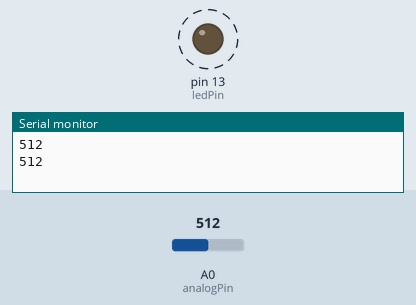
Recording of a sketch running on a simulated Arduino Uno, built with avr-gcc and run on an emulated ATmega328P. Parts: output pins drawn as LEDs (lit = HIGH), the last lines printed to the serial monitor. Dashed ring = blinking. The test bench sets the inputs (shaded band); at power-on: A0 (analogPin) = 512.

Above: at 1.7 s.
1.8 s: A0 (analogPin) set to 107
5.3 s: A0 (analogPin) set to 93
At 5.9 s:
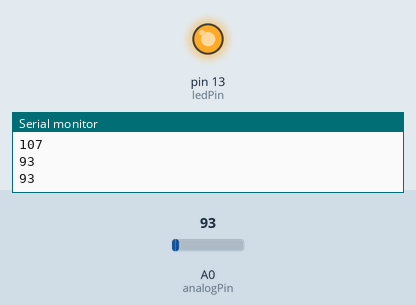
6.9 s: A0 (analogPin) set to 110
At 7.95 s:
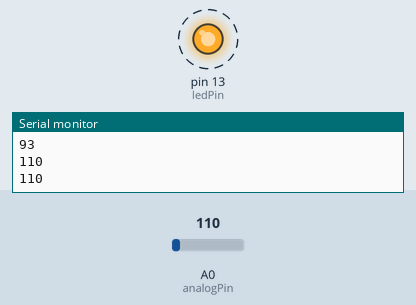
10.8 s: A0 (analogPin) set to 90
At 11.2 s:
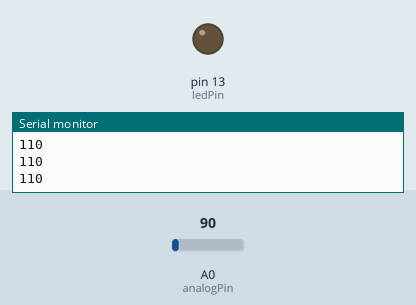
Timing chart, 0 to 13.3 s (numbered marks = the images above; inputs shaded):
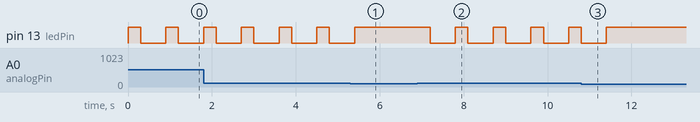

Measured:
- the behaviour switches between 101 and 100 on A0 (analogPin) (found by bisection; images 0 and 1)
- after the input at 5.3 s, pin 13 (ledPin): goes on until 5.4 s, then stays HIGH
- after the input at 6.9 s, pin 13 (ledPin): alternates HIGH for 0.30 s and LOW for 0.60 s, starting after 0.30 s
- after the input at 10.8 s, pin 13 (ledPin): goes on until 11.4 s, then stays HIGH
- by itself, pin 13 (ledPin): alternates HIGH for 0.30 s and LOW for 0.60 s

The sketch:

photocell.ino
```cpp
// 柯博文老師 www.powenko.com
int ledPin = 13;
int analogPin = 0;
int val = 0;
void setup(){
  Serial.begin(9600);
       pinMode(ledPin, OUTPUT);
}
void loop(){
       val = analogRead(analogPin);
       Serial.println(val);
        if (val <= 100) {
                digitalWrite(ledPin, HIGH); // 當太暗時，led持續發亮
        } else {
                digitalWrite(ledPin, HIGH); // 當有光時，led閃爍
                delay(300);
                digitalWrite(ledPin, LOW);
                delay(300);
        }
       delay(300);
}
```
